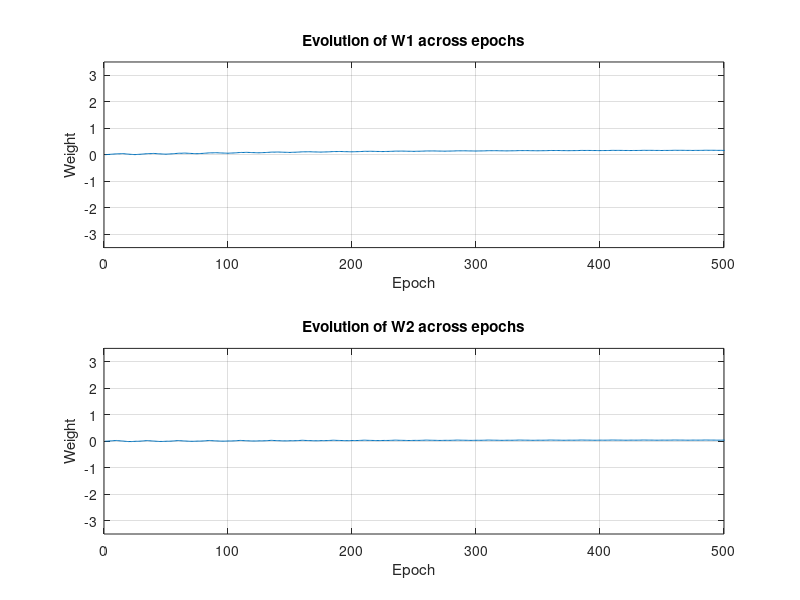
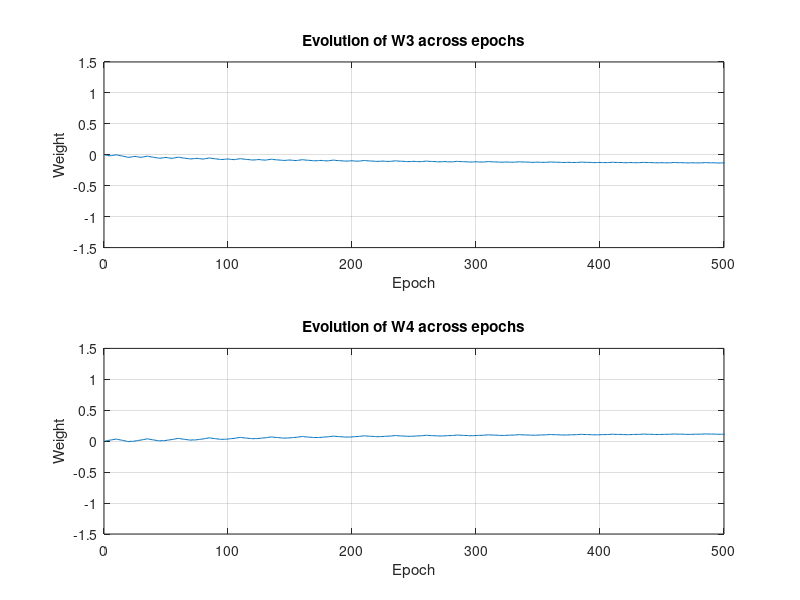
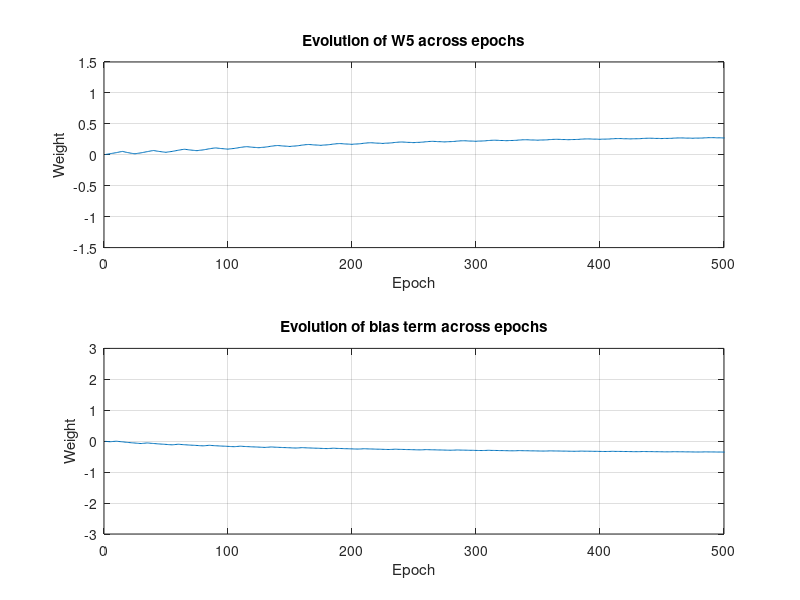

Write MATLAB code to recreate these figures, in order. (Note: this script raises an error after producing the figures.)
% This script implements the Delta Rule.
% The user should set alpha, tol (tolerance) and maxepoch.
% All the plots required in the project are programmed.
% Training_E.csv, Test_I_E.csv, Test_II_E.csv, and Test_III_E.csv are the
% csv files containing the training and test sets respectively. The same
% applies for A.
%%%%%%%%%%%%%%%%%%%%%%%%%%%%%%%%%%%%%%%%%%%%%%%%%%%%%%%%%%%%%%%%%%%%%
% Adaline (Delta Rule) Learning
clear
Train_set=csvread('Training_E.csv');
[m,n]=size(Train_set);
alpha=0.004;
%w=0.3*ones(21,1);
w=zeros(21,1);
mx_wt=0;
tol=0.001;
maxepoch=500;
ss_v=[];
W=[];
miss=0;
for j=1:maxepoch
    ss=0;
    for i=1:n
        y_net=w'*Train_set(1:21,i);
        
        deltaw=alpha*(Train_set(22,i)-y_net)*Train_set(1:21,i);
        w=w+deltaw;
        mx_wp=max(abs(deltaw));
        
        if mx_wp>mx_wt
            mx_wt=mx_wp;
        end
        ss=ss+(y_net-Train_set(22,i))^2;
        
        ind=[1:5,21];
        W=[W,w(ind)];
        
    end
    
    ss_v=[ss_v,ss];
    
    if mx_wt<tol
        break
    end
end


plot(log(ss_v))
grid on
title('Sum of Squared Errors across epochs')
xlabel('Epoch')
ylabel('Log of Sum of Squared Errors')


%plots to show the evolution of weights.
figure(1);
subplot(2,1,1);
plot(W(1,:));
grid on
axis([0 500 -3.5 3.5])
title('Evolution of W1 across epochs')
xlabel('Epoch')
ylabel('Weight')

subplot(2,1,2);
plot(W(2,:));
grid on
axis([0 500 -3.5 3.5])
title('Evolution of W2 across epochs')
xlabel('Epoch')
ylabel('Weight')

figure(2);
subplot(2,1,1);
plot(W(3,:));
grid on
axis([0 500 -1.5 1.5])
title('Evolution of W3 across epochs')
xlabel('Epoch')
ylabel('Weight')

subplot(2,1,2);
plot(W(4,:));
grid on
axis([0 500 -1.5 1.5])
title('Evolution of W4 across epochs')
xlabel('Epoch')
ylabel('Weight')

figure(3);
subplot(2,1,1);
plot(W(5,:));
grid on
axis([0 500 -1.5 1.5])
title('Evolution of W5 across epochs')
xlabel('Epoch')
ylabel('Weight')

subplot(2,1,2);
plot(W(6,:));
grid on
axis([0 500 -3 3])
title('Evolution of bias term across epochs')
xlabel('Epoch')
ylabel('Weight')

%Predict using the trained weights on the test sets.

test_1=csvread('Test_I_E.csv');
T=test_1(1:21,:)'; %matrix containing test instances
pred=arrayfun(@activation,(T*w)); % multiply T by w 
%to get the predictions for each instance.

test_2=csvread('Test_II_E.csv');
T=test_2(1:21,:)'; %matrix containing test instances
pred=arrayfun(@activation,(T*w)); % multiply T by w to 
%get the predictions for each instance.


test_3=csvread('Test_III_E.csv');
T=test_3(1:21,:)'; %matrix containing test instances
pred=arrayfun(@activation,(T*w)); % multiply T by w 
%to get the predictions for each instance.


%%%%%%%%%%%%%%%%%%%%%%%%%%%%%%%%%%%%%%%%%%%%%%%%%%%%%%%%%%%%%%%%%%%%%


